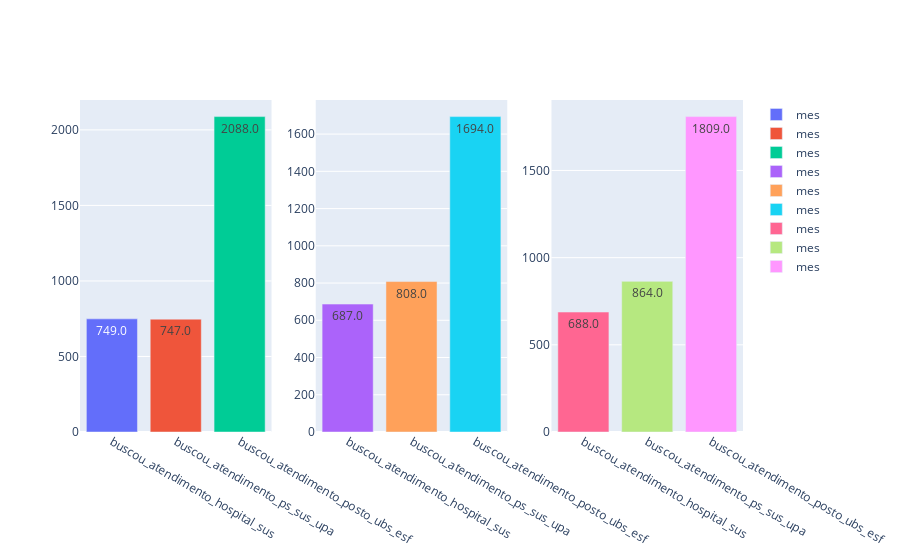

Here is the notebook cell this chart was saved with:
### Code cell
import plotly.graph_objects as go
from plotly.subplots import make_subplots
import pandas as pd


# Crie um subplot com 1 linha e 3 colunas (uma para cada mês)
fig = make_subplots(rows=1, cols=3)

# Para cada mês, calcule a soma dos dados que são iguais a 1 para cada coluna e adicione um gráfico de barras ao subplot correspondente
for i, mes in enumerate(df['mes_pesquisa'].unique(), start=1):
    soma_dados = df[df['mes_pesquisa'] == mes][['buscou_atendimento_hospital_sus', 'buscou_atendimento_ps_sus_upa', 'buscou_atendimento_posto_ubs_esf']][df == 1].sum()
    for x, y in zip(soma_dados.index, soma_dados.values):
        fig.add_trace(go.Bar(x=[x], y=[y], name=f'mes', text=[y], textposition='auto'), row=1, col=i)

# Mostre o gráfico
fig.show()

### Figure 1 — Plotly figure (JSON) as saved in the notebook; plotly's stock layout.template omitted (floating-point values rounded to 4 significant figures)
{"data": [{"name": "mes", "text": ["749.0"], "textposition": "auto", "type": "bar", "x": ["buscou_atendimento_hospital_sus"], "xaxis": "x", "y": [749], "yaxis": "y"}, {"name": "mes", "text": ["747.0"], "textposition": "auto", "type": "bar", "x": ["buscou_atendimento_ps_sus_upa"], "xaxis": "x", "y": [747], "yaxis": "y"}, {"name": "mes", "text": ["2088.0"], "textposition": "auto", "type": "bar", "x": ["buscou_atendimento_posto_ubs_esf"], "xaxis": "x", "y": [2088], "yaxis": "y"}, {"name": "mes", "text": ["687.0"], "textposition": "auto", "type": "bar", "x": ["buscou_atendimento_hospital_sus"], "xaxis": "x2", "y": [687], "yaxis": "y2"}, {"name": "mes", "text": ["808.0"], "textposition": "auto", "type": "bar", "x": ["buscou_atendimento_ps_sus_upa"], "xaxis": "x2", "y": [808], "yaxis": "y2"}, {"name": "mes", "text": ["1694.0"], "textposition": "auto", "type": "bar", "x": ["buscou_atendimento_posto_ubs_esf"], "xaxis": "x2", "y": [1694], "yaxis": "y2"}, {"name": "mes", "text": ["688.0"], "textposition": "auto", "type": "bar", "x": ["buscou_atendimento_hospital_sus"], "xaxis": "x3", "y": [688], "yaxis": "y3"}, {"name": "mes", "text": ["864.0"], "textposition": "auto", "type": "bar", "x": ["buscou_atendimento_ps_sus_upa"], "xaxis": "x3", "y": [864], "yaxis": "y3"}, {"name": "mes", "text": ["1809.0"], "textposition": "auto", "type": "bar", "x": ["buscou_atendimento_posto_ubs_esf"], "xaxis": "x3", "y": [1809], "yaxis": "y3"}], "layout": {"xaxis": {"anchor": "y", "domain": [0, 0.2889]}, "xaxis2": {"anchor": "y2", "domain": [0.3556, 0.6444]}, "xaxis3": {"anchor": "y3", "domain": [0.7111, 1]}, "yaxis": {"anchor": "x", "domain": [0, 1]}, "yaxis2": {"anchor": "x2", "domain": [0, 1]}, "yaxis3": {"anchor": "x3", "domain": [0, 1]}}}
